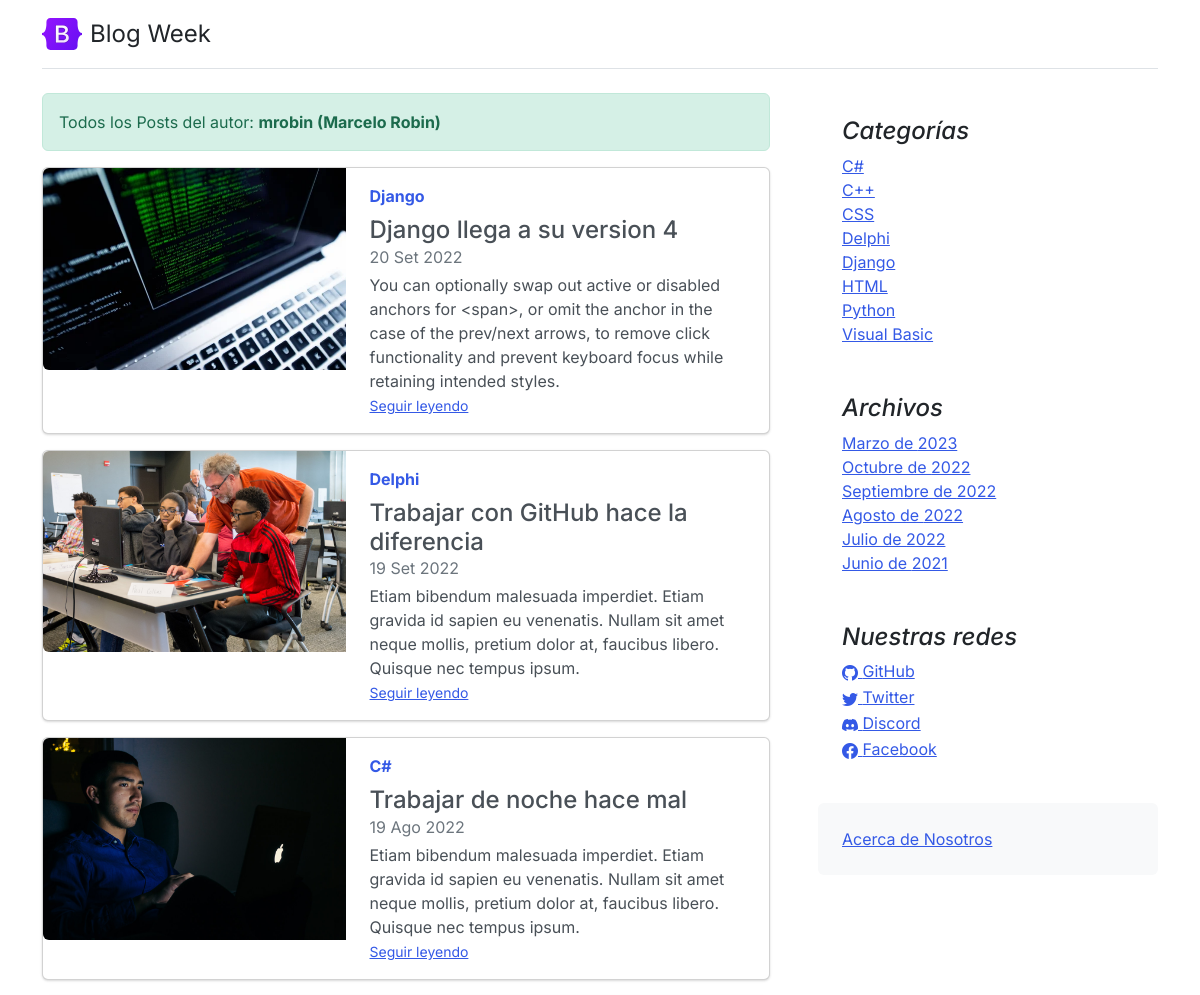
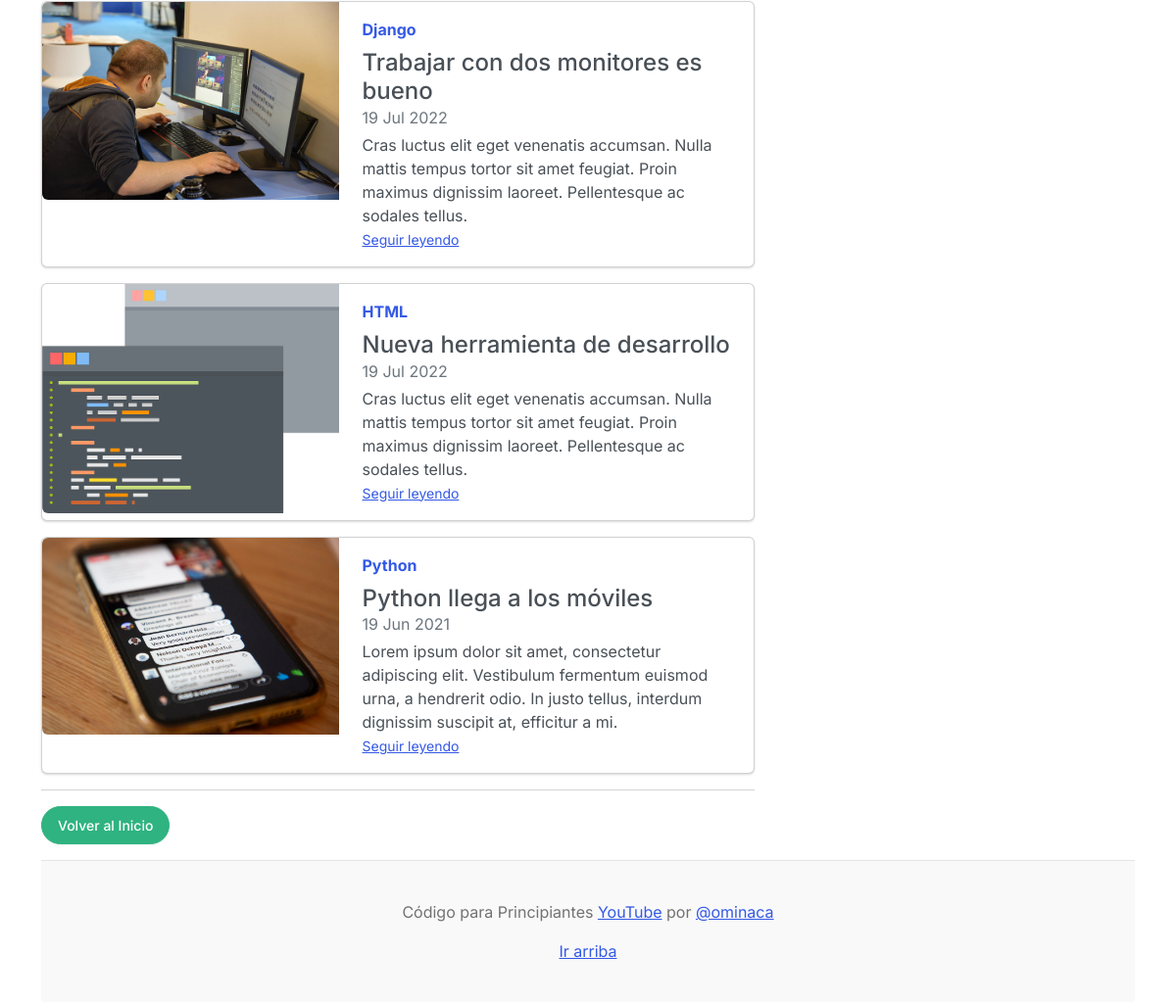
Page /author/?aut=1 on the committed database (2 pictures, top to bottom).
### core/models.py (models this page shows, shortened)
class Post(models.Model):
	title = models.CharField(max_length=250, verbose_name='Título')
	excerpt = models.TextField(verbose_name='Bajada')
	content = RichTextField(verbose_name='Contenido')
	image = models.ImageField(upload_to='posts', null=True, blank=True, verbose_name='Imagen')
	published = models.BooleanField(default=False, verbose_name='Publicado')
	category = models.ForeignKey(Category, on_delete=models.CASCADE, related_name='get_posts', verbose_name='Categoría')
	author = models.ForeignKey(User, on_delete=models.CASCADE, related_name='get_posts', verbose_name='Autor')
	tags = models.ManyToManyField(Tag, verbose_name='Etiquetas')
	created = models.DateTimeField(auto_now_add=True, verbose_name='Fecha de creación')
	updated = models.DateTimeField(auto_now=True, verbose_name='Fecha de modificación')
	class Meta:
		verbose_name = 'Publicación'
		verbose_name_plural = 'Publicaciones'
		ordering = ['-created']

class Category (models.Model):
	name = models.CharField(max_length=200, unique=True, verbose_name='Nombre')
	active = models.BooleanField(default=True, verbose_name='Activo')
	created = models.DateTimeField(auto_now_add=True, verbose_name='Fecha de creación')
	updated = models.DateTimeField(auto_now=True, verbose_name='Fecha de modificación')
	class Meta:
		verbose_name = 'Categoría'
		verbose_name_plural = 'Categorías'
		ordering = ['name']
	def __str__(self):
		return self.name

class Link(models.Model):
	key = models.CharField(max_length=100, verbose_name='Key Link')
	name = models.CharField(max_length=120, verbose_name='Red Social')
	url = models.URLField(max_length=350, blank=True, null=True, verbose_name='Enlace')
	icon = models.CharField(max_length=100, blank=True, null=True, verbose_name='Icono')
	created = models.DateTimeField(auto_now_add=True, verbose_name='Fecha de creación')
	updated = models.DateTimeField(auto_now=True, verbose_name='Fecha de modificación')
	class Meta:
		verbose_name = 'Red Social'
		verbose_name_plural = 'Redes Sociales'
		ordering = ['name']

### core/views.py (the view)
# urls.py: path('author/', AuthorListView.as_view(), name='author'),
class AuthorListView(ListView):
    model = User
    template_name = 'core/author.html'
    def get_queryset(self):
        author_id = self.request.GET['aut']
        if author_id:
            return Post.objects.filter(author=author_id, published=True)
        return super().get_queryset()
    def get_context_data(self, **kwargs):
        context = super(AuthorListView, self).get_context_data(**kwargs)
        context['author'] = User.objects.get(id=self.request.GET['aut'])
        return context

### core/processors.py (called while the page is built)
def ctx_dic_about(request):
	ctx_about = {}
	ctx_about['ABOUT'] = About.objects.latest('created')
	return ctx_about

def ctx_dic_category(request):
	ctx_category = {}
	ctx_category['categories'] = Category.objects.filter(active=True)
	return ctx_category

def ctx_dic_history(request):
	ctx_history = {}
	ctx_history['dates'] = Post.objects.dates('created', 'month', order='DESC').distinct()
	return ctx_history

def ctx_dic_link(request):
	ctx_link = {}
	links = Link.objects.all()
	for link in links:
		ctx_link[link.key] = {'url':link.url, 'icon':link.icon}
	return ctx_link

### core/templates/core/author.html
{% extends 'core/base.html' %}
{% load static %}
{% block content %}
<div class="alert alert-success" role="alert">
    Todos los Posts del autor: <strong>{{ author.username }} ({{ author.first_name }} {{ author.last_name }})</strong>
</div>
{% for post in author.get_posts.all %}
    <div class="card mb-3">
    <div class="row g-0">
        <div class="col-md-5">
        <img src={{ post.image.url }} class="img-fluid rounded-start" alt="...">
        </div>
        <div class="col-md-7">
        <div class="card-body">
            <strong class="d-inline-block mb-2 text-primary">{{ post.category }}</strong>
            <h4 class="mb-0">{{ post.title }}</h4>
            <div class="mb-1 text-muted">{{ post.created|date:"d M Y" }}</div>
            <p class="card-text mb-auto">{{ post.excerpt }}</p>
            <p class="card-text"><small class="text-muted"><a href={% url 'post' post.id %} class="stretched-link">Seguir leyendo</a></small></p>
        </div>
        </div>
    </div>
    </div>
{% endfor %}
<hr>
{% if request.path != '/' %}
    <div class="my-3">
        <a class="btn btn-success rounded-pill" href={% url 'home' %}>Volver al Inicio</a>
    </div>
{% endif %}
{% endblock %}

### core/templates/core/base.html (shortened to what this page needs)
<!doctype html>
<html lang="es">
<head>
    <link rel="stylesheet" href="https://cdn.jsdelivr.net/npm/bootstrap-icons@1.9.1/font/bootstrap-icons.css">
    {% load static %}
    <link href={% static 'core/css/bootstrap.min.css' %} rel="stylesheet">
    <link href={% static 'core/css/blog.css' %} rel="stylesheet">
</head>
<body>
  <div class="container">
    <header class="d-flex flex-wrap justify-content-center py-3 mb-4 border-bottom">
      <a href="/" class="d-flex align-items-center mb-3 mb-md-0 me-md-auto text-dark text-decoration-none">
        <img class="bi me-2" width="40" height="32" src={% static 'core/img/bootstrap-logo.svg' %}>
        <span class="fs-4">Blog Week</span>
      </a>
    </header>
    <main class="mt-2">
      <section class="row g-5">
        <div class="col-md-8">
            {% block content %} {% endblock %}
        </div>
        <aside class="col-md-4">
          <div class="position-sticky" style="top: 2rem;">
            <div class="p-4">
              <h4 class="fst-italic">Categorías</h4>
              <ol class="list-unstyled mb-0">
                {% for item in categories %}
                  <li><a href={% url 'category' %}?cat={{ item.id }}>{{ item.name }}</a></li>
                {% endfor %}
              </ol>
            </div>
            <div class="p-4">
              <h4 class="fst-italic">Archivos</h4>
              <ol class="list-unstyled mb-0">
                {% for item in dates %}
                  <li>
                    {% if item.month == 3 %}<a href={% url 'dates' item.month item.year %}>Marzo de {{ item.year }}</a>{% endif %}
                    {% if item.month == 6 %}<a href={% url 'dates' item.month item.year %}>Junio de {{ item.year }}</a>{% endif %}
                    {% if item.month == 7 %}<a href={% url 'dates' item.month item.year %}>Julio de {{ item.year }}</a>{% endif %}
                    {% if item.month == 8 %}<a href={% url 'dates' item.month item.year %}>Agosto de {{ item.year }}</a>{% endif %}
                    {% if item.month == 9 %}<a href={% url 'dates' item.month item.year %}>Septiembre de {{ item.year }}</a>{% endif %}
                    {% if item.month == 10 %}<a href={% url 'dates' item.month item.year %}>Octubre de {{ item.year }}</a>{% endif %}
                  </li>
                {% endfor %}
              </ol>
            </div>
            <div class="p-4">
              <h4 class="fst-italic">Nuestras redes</h4>
              <ol class="list-unstyled">
                {% if LINK_GITHUB.url %}
                  <li><a href={{ LINK_GITHUB.url }}><i class="{{ LINK_GITHUB.icon }}"></i> GitHub</a></li>
                {% endif %}
                {% if LINK_TWITTER.url %}
                  <li><a href={{ LINK_TWITTER.url }}><i class="{{ LINK_TWITTER.icon }}"></i> Twitter</a></li>
                {% endif %}
                {% if LINK_DISCORD.url %}
                  <li><a href={{ LINK_DISCORD.url }}><i class="{{ LINK_DISCORD.icon }}"></i> Discord</a></li>
                {% endif %}
                {% if LINK_FACEBOOK.url %}
                  <li><a href={{ LINK_FACEBOOK.url }}><i class="{{ LINK_FACEBOOK.icon }}"></i> Facebook</a></li>
                {% endif %}
              </ol>
            </div>
            <div class="p-4 mb-3 bg-light rounded">
                <a href={% url 'about' %}>Acerca de Nosotros</a>
            </div>
          </div>
        </aside>
      </section>
    </main>
    <footer class="blog-footer">
      <p>Código para Principiantes <a href="https://www.youtube.com/channel/UCojloc55DB6zD6zB7-kTWWQ">YouTube</a> por <a href="https://twitter.com/ominaca">@ominaca</a></p>
      <p>
        <a href="#">Ir arriba</a>
      </p>
    </footer>
  </div>
</body>
</html>

### core/static/core/css/blog.css (style rules this page uses)
.blog-footer { padding: 2.5rem 0; color: #727272; text-align: center; background-color: #f9f9f9; border-top: .05rem solid #e5e5e5; }
.blog-footer p:last-child { margin-bottom: 0; }
.bi { vertical-align: -.125em; fill: currentColor; }

### rows in the picture
Post: image (picture), category "Django", title "Django llega a su version 4", created "20 Set 2022", excerpt "You can optionally swap out active or disabled anchors for <span>, or omit the anchor in the case of the prev/next arrows, to remove click functionality and prevent keyboard focus while retaining intended styles."
Post: image (picture), category "Delphi", title "Trabajar con GitHub hace la diferencia", created "19 Set 2022", excerpt "Etiam bibendum malesuada imperdiet. Etiam gravida id sapien eu venenatis. Nullam sit amet neque mollis, pretium dolor at, faucibus libero. Quisque nec tempus ipsum."
Post: image (picture), category "C#", title "Trabajar de noche hace mal", created "19 Ago 2022", excerpt "Etiam bibendum malesuada imperdiet. Etiam gravida id sapien eu venenatis. Nullam sit amet neque mollis, pretium dolor at, faucibus libero. Quisque nec tempus ipsum."
Post: image (picture), category "Django", title "Trabajar con dos monitores es bueno", created "19 Jul 2022", excerpt "Cras luctus elit eget venenatis accumsan. Nulla mattis tempus tortor sit amet feugiat. Proin maximus dignissim laoreet. Pellentesque ac sodales tellus."
Post: image (picture), category "HTML", title "Nueva herramienta de desarrollo", created "19 Jul 2022", excerpt "Cras luctus elit eget venenatis accumsan. Nulla mattis tempus tortor sit amet feugiat. Proin maximus dignissim laoreet. Pellentesque ac sodales tellus."
Post: image (picture), category "Python", title "Python llega a los móviles", created "19 Jun 2021", excerpt "Lorem ipsum dolor sit amet, consectetur adipiscing elit. Vestibulum fermentum euismod urna, a hendrerit odio. In justo tellus, interdum dignissim suscipit at, efficitur a mi."
Category: name "C#"
Category: name "C++"
Category: name "CSS"
Category: name "Delphi"
Category: name "Django"
Category: name "HTML"
Category: name "Python"
Category: name "Visual Basic"

### other values in the picture
{{ author.username }} "mrobin"
{{ author.first_name }} "Marcelo"
{{ author.last_name }} "Robin"
{{ item.year }} "2023"
{{ item.year }} "2022"
{{ item.year }} "2021"
